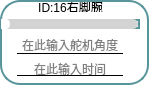
           <widget class="QFrame" name="frame_22">
            <property name="enabled">
             <bool>true</bool>
            </property>
            <property name="layoutDirection">
             <enum>Qt::LayoutDirection::RightToLeft</enum>
            </property>
            <property name="styleSheet">
             <string notr="true">* {
  background: white; /* 背景改为白色 */
  border: 2px solid #59969b; /* 使用与滑块一致的颜色 */
  border-radius: 20px;
}

</string>
            </property>
            <property name="frameShape">
             <enum>QFrame::Shape::StyledPanel</enum>
            </property>
            <property name="frameShadow">
             <enum>QFrame::Shadow::Raised</enum>
            </property>
            <widget class="QLabel" name="label_id16">
             <property name="geometry">
              <rect>
               <x>1</x>
               <y>2</y>
               <width>139</width>
               <height>10</height>
              </rect>
             </property>
             <property name="minimumSize">
              <size>
               <width>0</width>
               <height>10</height>
              </size>
             </property>
             <property name="maximumSize">
              <size>
               <width>16777215</width>
               <height>10</height>
              </size>
             </property>
             <property name="styleSheet">
              <string notr="true">QLabel{border: none; /* 去掉控件的边框 */}
QLabel{background: none; /* 去掉控件的边框 */}</string>
             </property>
             <property name="text">
              <string>ID:16右脚腕</string>
             </property>
             <property name="alignment">
              <set>Qt::AlignmentFlag::AlignCenter</set>
             </property>
            </widget>
            <widget class="QSlider" name="Slider_Servo16">
             <property name="geometry">
              <rect>
               <x>1</x>
               <y>19</y>
               <width>139</width>
               <height>10</height>
              </rect>
             </property>
             <property name="maximumSize">
              <size>
               <width>16777215</width>
               <height>10</height>
              </size>
             </property>
             <property name="layoutDirection">
              <enum>Qt::LayoutDirection::LeftToRight</enum>
             </property>
             <property name="styleSheet">
              <string notr="true">QSlider::groove:horizontal {
    border: none;
    height: 10px;
    background-color: lightgray;
    border-radius: 5px;
}

QSlider::handle:horizontal {
    width: 12px; /* 增大滑块的宽度 */
    margin: -1px 0px -1px -5px;
    border-radius: 6px; /* 也可以调整圆角半径以匹配滑块的大小 */
    background-color: white;
}

QSlider::sub-page:horizontal {
    background-color: qlineargradient(x1:0, y1:0, x2:1, y2:1, stop:0 #59969b, stop:1 #04e7fa);
    border-radius: 5px;
}
</string>
             </property>
             <property name="minimum">
              <number>0</number>
             </property>
             <property name="maximum">
              <number>240</number>
             </property>
             <property name="orientation">
              <enum>Qt::Orientation::Horizontal</enum>
             </property>
             <property name="invertedAppearance">
              <bool>false</bool>
             </property>
             <property name="tickPosition">
              <enum>QSlider::TickPosition::NoTicks</enum>
             </property>
             <property name="tickInterval">
              <number>1</number>
             </property>
            </widget>
            <widget class="QLineEdit" name="lineEdit_servo16">
             <property name="enabled">
              <bool>true</bool>
             </property>
             <property name="geometry">
              <rect>
               <x>17</x>
               <y>36</y>
               <width>106</width>
               <height>18</height>
              </rect>
             </property>
             <property name="maximumSize">
              <size>
               <width>120</width>
               <height>16777215</height>
              </size>
             </property>
             <property name="layoutDirection">
              <enum>Qt::LayoutDirection::LeftToRight</enum>
             </property>
             <property name="styleSheet">
              <string notr="true">QLineEdit {
            border-top: none;
            border-left: none;
            border-right: none;
            border-bottom: 1px solid black;
            background-color: transparent;
        }
        
        QLineEdit:focus {
            border-bottom: 1px solid #2a70f4;
        }</string>
             </property>
             <property name="alignment">
              <set>Qt::AlignmentFlag::AlignCenter</set>
             </property>
             <property name="placeholderText">
              <string>在此输入舵机角度</string>
             </property>
            </widget>
            <widget class="QLineEdit" name="lineEdit_time16">
             <property name="geometry">
              <rect>
               <x>17</x>
               <y>61</y>
               <width>106</width>
               <height>15</height>
              </rect>
             </property>
             <property name="maximumSize">
              <size>
               <width>120</width>
               <height>15</height>
              </size>
             </property>
             <property name="styleSheet">
              <string notr="true">QLineEdit {
            border-top: none;
            border-left: none;
            border-right: none;
            border-bottom: 1px solid black;
            background-color: transparent;
        }
        
        QLineEdit:focus {
            border-bottom: 1px solid #2a70f4;
        }</string>
             </property>
             <property name="alignment">
              <set>Qt::AlignmentFlag::AlignCenter</set>
             </property>
             <property name="dragEnabled">
              <bool>false</bool>
             </property>
             <property name="placeholderText">
              <string>在此输入时间</string>
             </property>
            </widget>
           </widget>
